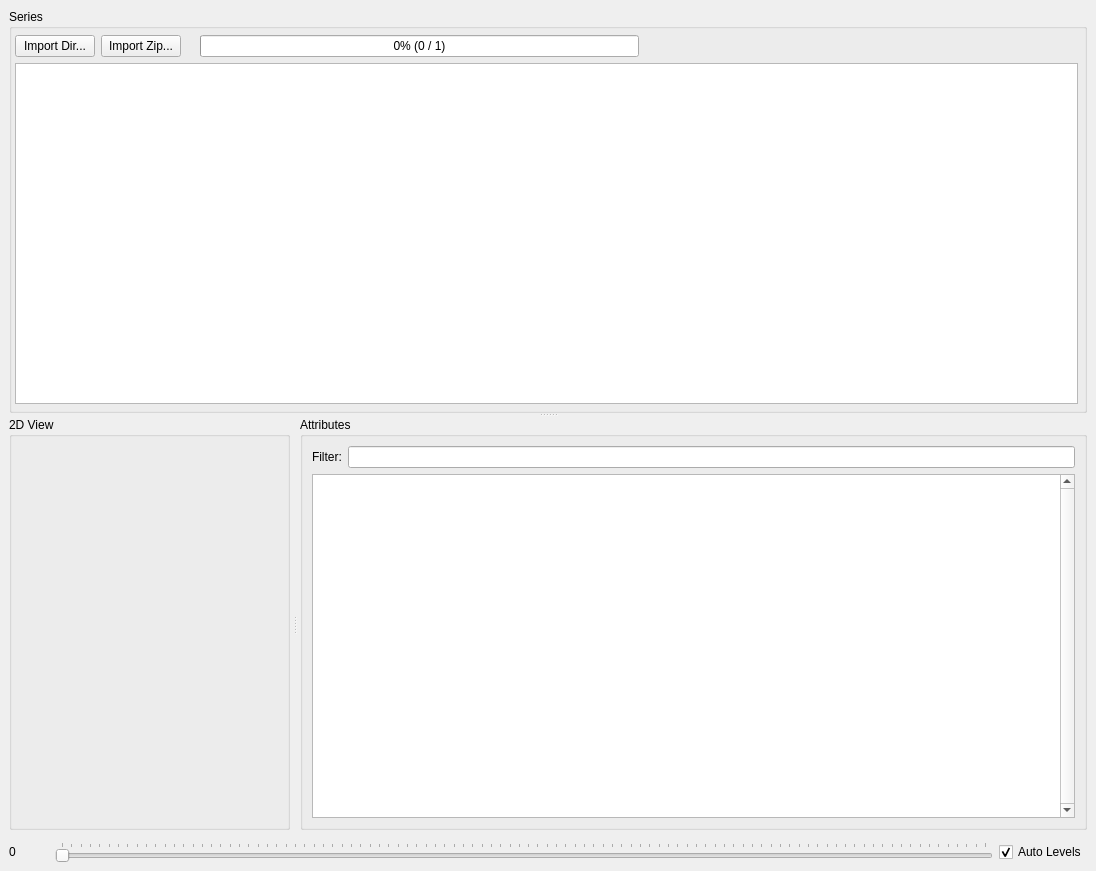
<?xml version="1.0" encoding="UTF-8"?>
<ui version="4.0">
 <class>DicomBrowserWin</class>
 <widget class="QMainWindow" name="DicomBrowserWin">
  <property name="geometry">
   <rect>
    <x>0</x>
    <y>0</y>
    <width>1096</width>
    <height>871</height>
   </rect>
  </property>
  <property name="windowTitle">
   <string>Dicom Browser (RESEARCH ONLY)</string>
  </property>
  <property name="windowIcon">
   <iconset resource="Resources.qrc">
    <normaloff>:/icons/icon.png</normaloff>:/icons/icon.png</iconset>
  </property>
  <property name="animated">
   <bool>false</bool>
  </property>
  <widget class="QWidget" name="centralwidget">
   <layout class="QVBoxLayout" name="verticalLayout">
    <item>
     <widget class="QSplitter" name="seriesSplit">
      <property name="orientation">
       <enum>Qt::Vertical</enum>
      </property>
      <widget class="QGroupBox" name="sourceGroup">
       <property name="toolTip">
        <string>The Series view lists loaded Dicom series under their source directories or zip files, press one of the import buttons to start loading data into the application</string>
       </property>
       <property name="title">
        <string>Series</string>
       </property>
       <property name="checkable">
        <bool>false</bool>
       </property>
       <layout class="QGridLayout" name="gridLayout">
        <property name="leftMargin">
         <number>3</number>
        </property>
        <property name="topMargin">
         <number>6</number>
        </property>
        <property name="rightMargin">
         <number>6</number>
        </property>
        <property name="bottomMargin">
         <number>6</number>
        </property>
        <item row="0" column="0">
         <layout class="QHBoxLayout" name="horizontalLayout_2">
          <item>
           <widget class="QPushButton" name="importDirButton">
            <property name="toolTip">
             <string>Import a directory containing DICOM files</string>
            </property>
            <property name="text">
             <string>Import Dir...</string>
            </property>
           </widget>
          </item>
          <item>
           <widget class="QPushButton" name="importZipButton">
            <property name="toolTip">
             <string>Import a zip file containing DICOM files</string>
            </property>
            <property name="text">
             <string>Import Zip...</string>
            </property>
           </widget>
          </item>
          <item>
           <widget class="QLabel" name="statusText">
            <property name="text">
             <string/>
            </property>
           </widget>
          </item>
          <item>
           <widget class="QProgressBar" name="statusProgressBar">
            <property name="sizePolicy">
             <sizepolicy hsizetype="Expanding" vsizetype="Fixed">
              <horstretch>0</horstretch>
              <verstretch>0</verstretch>
             </sizepolicy>
            </property>
            <property name="toolTip">
             <string>Import progress</string>
            </property>
            <property name="maximum">
             <number>1</number>
            </property>
            <property name="value">
             <number>0</number>
            </property>
            <property name="alignment">
             <set>Qt::AlignCenter</set>
            </property>
            <property name="format">
             <string>%p% (%v / %m)</string>
            </property>
           </widget>
          </item>
          <item>
           <spacer name="seriesSpacer">
            <property name="orientation">
             <enum>Qt::Horizontal</enum>
            </property>
            <property name="sizeHint" stdset="0">
             <size>
              <width>40</width>
              <height>20</height>
             </size>
            </property>
           </spacer>
          </item>
         </layout>
        </item>
        <item row="2" column="0">
         <widget class="QTreeView" name="seriesView">
          <property name="toolTip">
           <string>List of loaded Dicom series under their sources</string>
          </property>
          <property name="editTriggers">
           <set>QAbstractItemView::NoEditTriggers</set>
          </property>
          <property name="alternatingRowColors">
           <bool>true</bool>
          </property>
          <property name="sortingEnabled">
           <bool>true</bool>
          </property>
         </widget>
        </item>
       </layout>
      </widget>
      <widget class="QSplitter" name="viewMetaSplitter">
       <property name="orientation">
        <enum>Qt::Horizontal</enum>
       </property>
       <property name="handleWidth">
        <number>10</number>
       </property>
       <widget class="QGroupBox" name="view2DGroup">
        <property name="toolTip">
         <string>Visualises the selected Dicom file </string>
        </property>
        <property name="title">
         <string>2D View</string>
        </property>
       </widget>
       <widget class="QGroupBox" name="metadataGroup">
        <property name="toolTip">
         <string>Dicom attributes for the selected file</string>
        </property>
        <property name="title">
         <string>Attributes</string>
        </property>
        <layout class="QGridLayout" name="gridLayout_5">
         <item row="1" column="0">
          <widget class="QTreeView" name="attrView">
           <property name="toolTip">
            <string>List of DICOM attributes</string>
           </property>
           <property name="verticalScrollBarPolicy">
            <enum>Qt::ScrollBarAlwaysOn</enum>
           </property>
           <property name="editTriggers">
            <set>QAbstractItemView::NoEditTriggers</set>
           </property>
           <property name="showDropIndicator" stdset="0">
            <bool>false</bool>
           </property>
           <property name="dragDropOverwriteMode">
            <bool>false</bool>
           </property>
           <property name="alternatingRowColors">
            <bool>true</bool>
           </property>
           <property name="selectionMode">
            <enum>QAbstractItemView::SingleSelection</enum>
           </property>
           <property name="textElideMode">
            <enum>Qt::ElideNone</enum>
           </property>
           <property name="indentation">
            <number>10</number>
           </property>
           <property name="sortingEnabled">
            <bool>true</bool>
           </property>
          </widget>
         </item>
         <item row="0" column="0">
          <layout class="QHBoxLayout" name="horizontalLayout_3">
           <property name="topMargin">
            <number>0</number>
           </property>
           <item>
            <widget class="QLabel" name="label">
             <property name="text">
              <string>Filter:</string>
             </property>
            </widget>
           </item>
           <item>
            <widget class="QLineEdit" name="filterLine">
             <property name="toolTip">
              <string>Filter DICOM tags by name, ID, or content, using regular expressions, </string>
             </property>
            </widget>
           </item>
          </layout>
         </item>
        </layout>
       </widget>
      </widget>
     </widget>
    </item>
    <item>
     <layout class="QHBoxLayout" name="horizontalLayout">
      <property name="topMargin">
       <number>6</number>
      </property>
      <item>
       <widget class="QLabel" name="numLabel">
        <property name="sizePolicy">
         <sizepolicy hsizetype="Fixed" vsizetype="Preferred">
          <horstretch>0</horstretch>
          <verstretch>0</verstretch>
         </sizepolicy>
        </property>
        <property name="minimumSize">
         <size>
          <width>40</width>
          <height>0</height>
         </size>
        </property>
        <property name="maximumSize">
         <size>
          <width>40</width>
          <height>16777215</height>
         </size>
        </property>
        <property name="text">
         <string>0</string>
        </property>
       </widget>
      </item>
      <item>
       <widget class="QSlider" name="imageSlider">
        <property name="toolTip">
         <string>Position in selected series, sorted in alphabetical filename order</string>
        </property>
        <property name="pageStep">
         <number>1</number>
        </property>
        <property name="orientation">
         <enum>Qt::Horizontal</enum>
        </property>
        <property name="invertedAppearance">
         <bool>false</bool>
        </property>
        <property name="tickPosition">
         <enum>QSlider::TicksAbove</enum>
        </property>
        <property name="tickInterval">
         <number>1</number>
        </property>
       </widget>
      </item>
      <item>
       <widget class="QCheckBox" name="autoLevelsCheck">
        <property name="toolTip">
         <string>Automatically scale the value range in the image view, uncheck to use current levels across all images in series</string>
        </property>
        <property name="text">
         <string>Auto Levels</string>
        </property>
        <property name="checked">
         <bool>true</bool>
        </property>
       </widget>
      </item>
     </layout>
    </item>
   </layout>
  </widget>
  <action name="action_Quit">
   <property name="text">
    <string>&amp;Quit</string>
   </property>
  </action>
  <action name="action_Open_Directory">
   <property name="text">
    <string>&amp;Open Directory</string>
   </property>
  </action>
 </widget>
 <resources>
  <include location="Resources.qrc"/>
 </resources>
 <connections/>
</ui>
